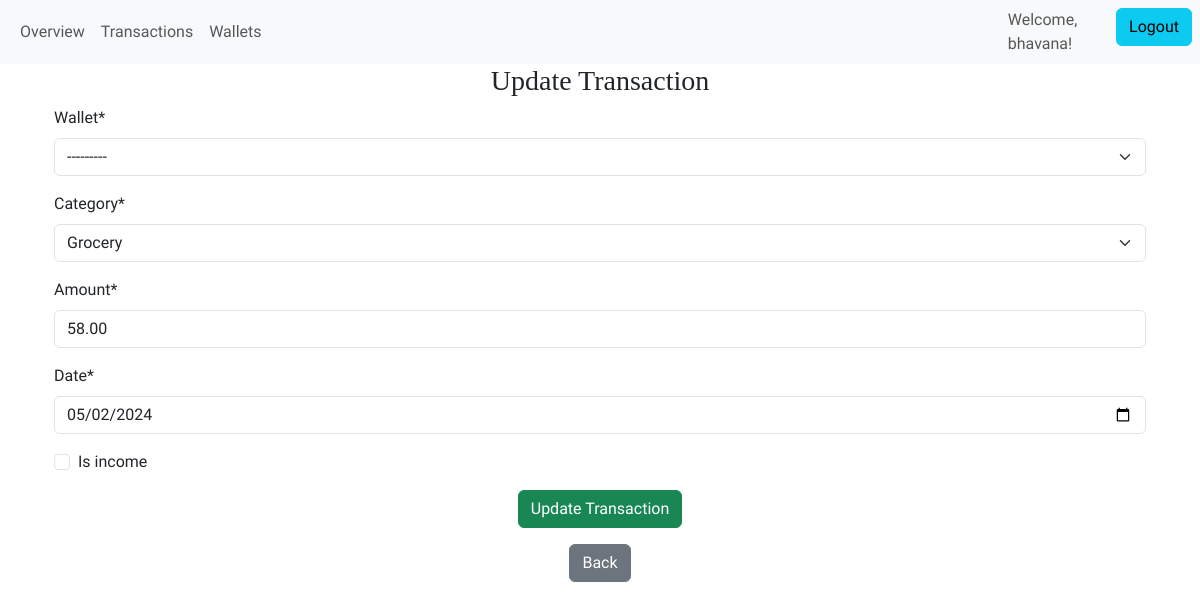
The app's page /personal/transactions/15/update (signed in) with its own data.
### expense_tracker/models.py (models this page shows, shortened)
class Transaction(models.Model):
    wallet = models.ForeignKey(
        Wallet, on_delete=models.CASCADE
    )  # One-to-many link to Wallet
    category = models.ForeignKey(
        Category, on_delete=models.SET_NULL, null=True
    )  # Many-to-one link to Category
    amount = models.DecimalField(max_digits=10, decimal_places=2,
                                 validators=[MinValueValidator(Decimal('0.00'))])  # Transaction amount
    date = models.DateField()  # Transaction date
    is_income = models.BooleanField(default=False)
    user=models.ForeignKey(User, on_delete=models.CASCADE)

### expense_tracker/views.py (the view)
# urls.py: path('personal/transactions/<int:pk>/update',views.UpdateTransaction.as_view(),name="update_transaction"),
class UpdateTransaction(LoginRequiredMixin, UpdateView):
    model = Transaction
    form_class=UpdateTransactionForm
    template_name = 'expense_tracker/update_transaction.html'  # Template for update form
    success_url = reverse_lazy('list_transaction')  # URL to redirect after successful update
    def get_form_kwargs(self):
        kwargs = super(UpdateTransaction, self).get_form_kwargs()
        kwargs['user'] = self.request.user
        return kwargs

### expense_tracker/forms.py
class UpdateTransactionForm(forms.ModelForm):
    class Meta:
        model=Transaction
        exclude=['user']
        widgets = {
            'date': forms.DateInput( attrs={'type': 'date', 'max': formats.date_format(timezone.now(), 'Y-m-d')})
        }
    def __init__(self, *args, **kwargs):
        user = kwargs.pop('user', None)
        print("User:", user)
        super().__init__(*args, **kwargs)  # Initialize the form
        if user is not None:  # Check if user is provided
            self.fields['wallet'].queryset = Wallet.objects.filter(user=user)

### expense_tracker/models.py (called while the page is built)
    def __str__(self):
        return self.name  # For readable display

### expense_tracker/templates/expense_tracker/update_transaction.html (shortened to what this page needs)
{% extends "expense_tracker/personal_home.html" %}
{% load crispy_forms_tags %}
{% load static %}
{% block content%}
<div class="container text-center">
    <h3>Update Transaction</h3>
    <div class="container text-start ">
        <form method="post">
            {{ form | crispy }}
            <div class="text-center">
                <button type="submit" class="btn btn-success">Update Transaction</button>
            </div>
        </form>
        <div class="container text-center">
            <a href="{% url 'list_transaction' %}" class="btn btn-secondary  my-3">Back</a>
        </div>
    </div>
</div>
{% endblock %}

### expense_tracker/templates/expense_tracker/personal_home.html (shortened to what this page needs)
{% extends "base.html" %}
{% load static %}
{% block navbar%}
<div class="container-fluid">
    <div class="collapse navbar-collapse" id="navbarSupportedContent">
        <ul class="navbar-nav  mb-2 mb-lg-0 ">
            <li class="nav-item">
                <a class="nav-link {% block overview %}{% endblock %}" aria-current="page" href="{% url 'overview' %}">Overview</a>
            </li>
        </ul>
        <ul class="navbar-nav  mb-2 mb-lg-0 ">
            <li class="nav-item">
                <a class="nav-link {% block transactions %}{% endblock %}" aria-current="page" href="{% url 'list_transaction' %}">Transactions</a>
            </li>
        </ul>
        <ul class="navbar-nav  mb-2 mb-lg-0 ">
            <li class="nav-item">
                <a class="nav-link {% block wallets %}{% endblock %}" aria-current="page" href="{% url 'list_wallet' %}">Wallets</a>
            </li>
        </ul>
    </div>
</div>
<ul class="navbar-nav  mb-2 mb-lg-0 ">
    <li class="nav-item">
        <span class="navbar-text">
            Welcome, {{ user.username }}!
        </span>
      </li>
    <li class="nav-item">
        <form method="post" action="{% url 'logout' %}">
          <button type="submit" class="btn btn-info mx-2">Logout</button>
      </form>
      </li>
</ul>
{% endblock %}

### expense_tracker/static/expense_tracker/base.css (style rules this page uses)
:root { --font-source-sans: "Source Sans 3", sans-serif; --font-libre-baskerville: "Libre Baskerville", serif; }
body { font-family: var(--font-source-sans); }
*, *::before, *::after { box-sizing: border-box; }
h1, h2, h3 { font-family: var(--font-libre-baskerville); }
.navbar-nav .nav-link { position: relative; transition: all 0.3s ease-in-out; }

### records on screen
Transaction: wallet "---------", category "Grocery", amount "58.00", date "05/02/2024"

### other values on screen
{{ user.username }} "bhavana"
